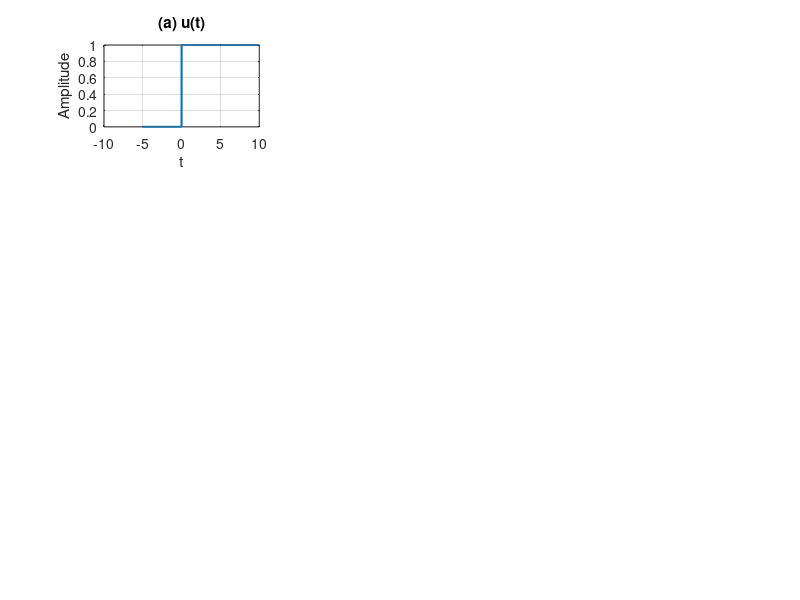

This chart was generated by the following MATLAB code:
clc;
clear;
close all;

%% Time axis
t = linspace(-5, 10, 3001); % Time interval -5 <= t <= 10

%% Basic signals
u = @(x) double(x >= 0); % Unit step function
r = @(x) x .* u(x);      % Unit ramp function

% (a) u(t)
xa = u(t);

% (b) u(t+3)
xb = u(t+3);

% (c) u(t-2) - u(t+3)
xc = u(t-2) - u(t+3);

% (d) e^{-t}u(t+2)
xd = exp(-t) .* u(t+2);

%% Impulse signals
% (e) delta(t)
delta1_time = 0;

% (f) delta(t-2)
delta2_time = 2;

% (g) delta(t-1) + delta(t+2)
delta_sum_time = [-2 1];

% (h) r(t)
xh = r(t);

% (i) r(t-1)
xi = r(t-1);

% (j) r(t) - r(t-2) - r(t-5) + r(t-7)
xj = r(t) - r(t-2) - r(t-5) + r(t-7);

%% (k) p4(t) = sum delta(t-4k)
k4 = ceil(-5/4) : floor(10/4);
p4_time = 4 * k4;

%% (l) p2(t-1) = sum delta(t-1-2k)
k2 = ceil((-5-1)/2) : floor((10-1)/2);
p2_time = 1 + 2 * k2;

%% Plot all signals (Example of plotting a few subplots)
figure('Color', 'w');
subplot(4, 3, 1)
plot(t, xa, 'LineWidth', 1.5)
grid on
title('(a) u(t)')
xlabel('t')
ylabel('Amplitude')

% Note: Proceed with subplot(4,3,2) up to subplot(4,3,12) for the remaining signals using 'plot' for continuous and 'stem' for impulses.
